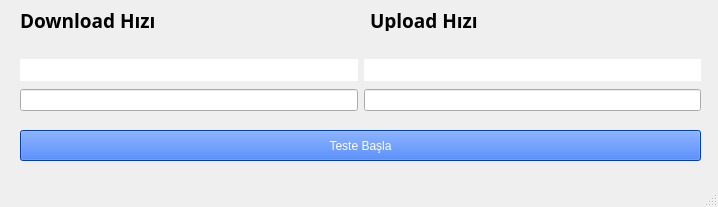
<?xml version="1.0" encoding="UTF-8"?>
<ui version="4.0">
 <class>SpeedTestWindow</class>
 <widget class="QMainWindow" name="SpeedTestWindow">
  <property name="geometry">
   <rect>
    <x>0</x>
    <y>0</y>
    <width>718</width>
    <height>207</height>
   </rect>
  </property>
  <property name="windowTitle">
   <string>Speed Test</string>
  </property>
  <widget class="QWidget" name="centralwidget">
   <widget class="QPushButton" name="pbTesteBasla">
    <property name="geometry">
     <rect>
      <x>20</x>
      <y>130</y>
      <width>681</width>
      <height>31</height>
     </rect>
    </property>
    <property name="styleSheet">
     <string notr="true">QPushButton{
	font:14pt&quot;Impact&quot;;
	color:rgb(255,255,255);
	background-color:rgb(0,85,255);
}</string>
    </property>
    <property name="text">
     <string>Teste Başla</string>
    </property>
   </widget>
   <widget class="QLabel" name="label_2">
    <property name="geometry">
     <rect>
      <x>370</x>
      <y>10</y>
      <width>121</width>
      <height>21</height>
     </rect>
    </property>
    <property name="font">
     <font>
      <family>Segoe UI Black</family>
      <pointsize>14</pointsize>
      <weight>75</weight>
      <bold>true</bold>
     </font>
    </property>
    <property name="text">
     <string>Upload Hızı</string>
    </property>
   </widget>
   <widget class="QLabel" name="label_3">
    <property name="geometry">
     <rect>
      <x>20</x>
      <y>10</y>
      <width>151</width>
      <height>21</height>
     </rect>
    </property>
    <property name="font">
     <font>
      <family>Segoe UI Black</family>
      <pointsize>14</pointsize>
      <weight>75</weight>
      <bold>true</bold>
     </font>
    </property>
    <property name="text">
     <string>Download Hızı</string>
    </property>
   </widget>
   <widget class="QWidget" name="layoutWidget">
    <property name="geometry">
     <rect>
      <x>20</x>
      <y>60</y>
      <width>681</width>
      <height>81</height>
     </rect>
    </property>
    <layout class="QHBoxLayout" name="horizontalLayout_2">
     <item>
      <widget class="QLineEdit" name="lneDownload">
       <property name="readOnly">
        <bool>true</bool>
       </property>
      </widget>
     </item>
     <item>
      <widget class="QLineEdit" name="lneUpload">
       <property name="readOnly">
        <bool>true</bool>
       </property>
      </widget>
     </item>
    </layout>
   </widget>
   <widget class="QWidget" name="layoutWidget">
    <property name="geometry">
     <rect>
      <x>20</x>
      <y>40</y>
      <width>681</width>
      <height>61</height>
     </rect>
    </property>
    <layout class="QHBoxLayout" name="horizontalLayout">
     <item>
      <widget class="QProgressBar" name="prbDownload">
       <property name="styleSheet">
        <string notr="true">QProgressBar{
	border:solid grey;
	border-radius:15px;
	color:black;
}
QProgressBar::chunk{
	background-color:#05B8CC;
	border-radius:15px;
}
</string>
       </property>
       <property name="value">
        <number>0</number>
       </property>
       <property name="textVisible">
        <bool>false</bool>
       </property>
      </widget>
     </item>
     <item>
      <widget class="QProgressBar" name="prbUpload">
       <property name="styleSheet">
        <string notr="true">QProgressBar{
	border:solid grey;
	border-radius:15px;
	color:black;
}
QProgressBar::chunk{
	background-color:#05B8CC;
	border-radius:15px;
}
</string>
       </property>
       <property name="value">
        <number>0</number>
       </property>
       <property name="textVisible">
        <bool>false</bool>
       </property>
      </widget>
     </item>
    </layout>
   </widget>
  </widget>
  <widget class="QMenuBar" name="menubar">
   <property name="geometry">
    <rect>
     <x>0</x>
     <y>0</y>
     <width>718</width>
     <height>21</height>
    </rect>
   </property>
  </widget>
  <widget class="QStatusBar" name="statusbar"/>
 </widget>
 <resources/>
 <connections/>
</ui>
